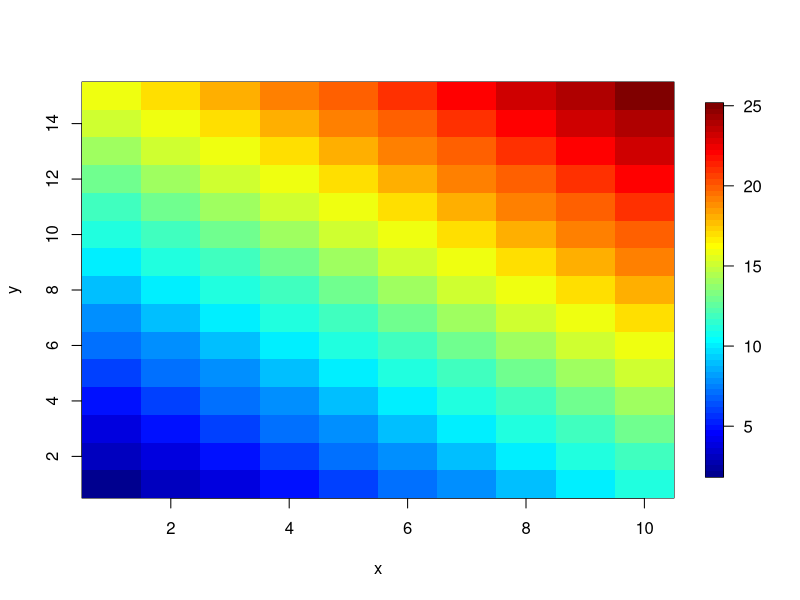
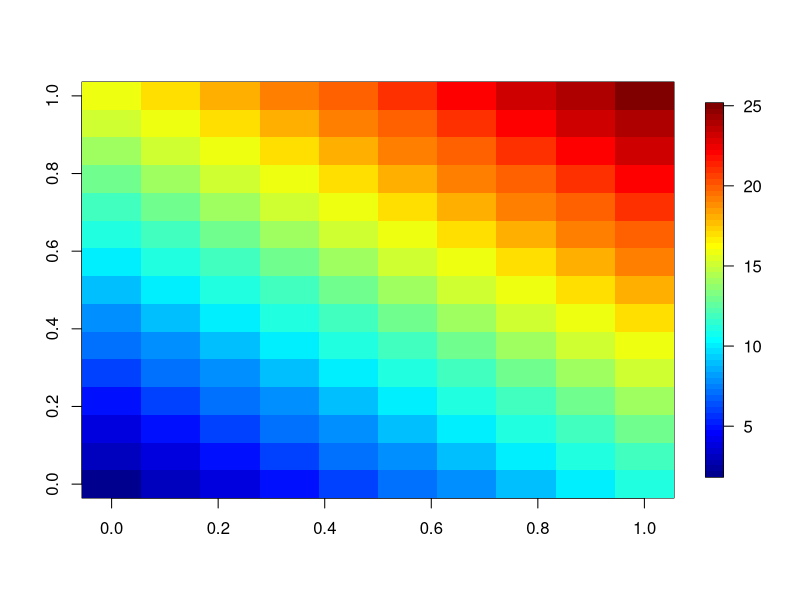
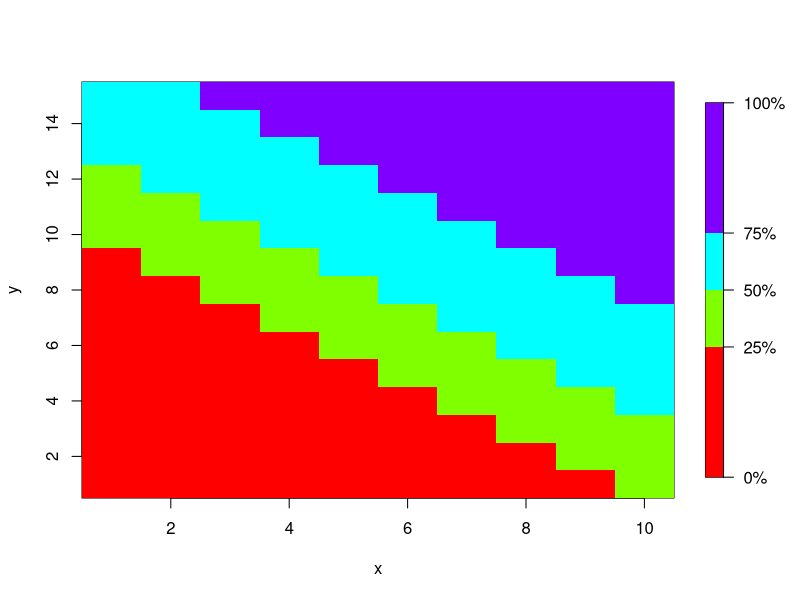
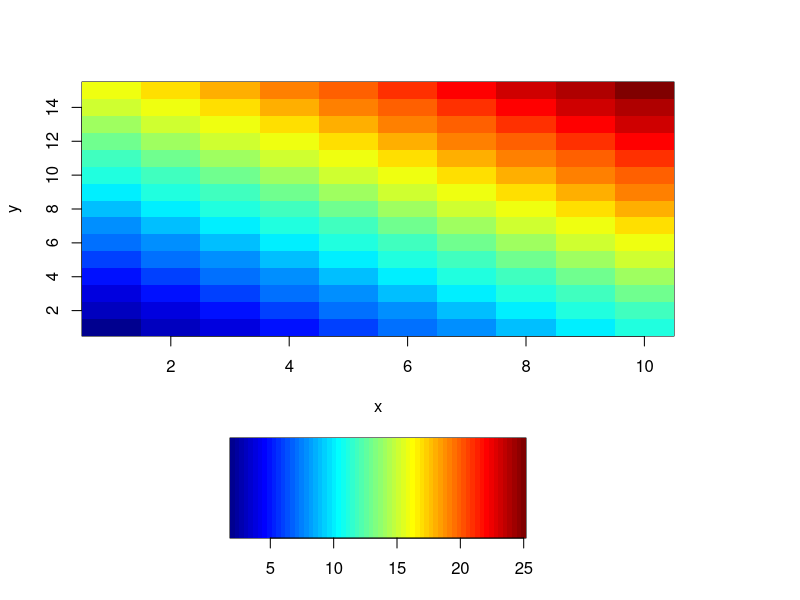
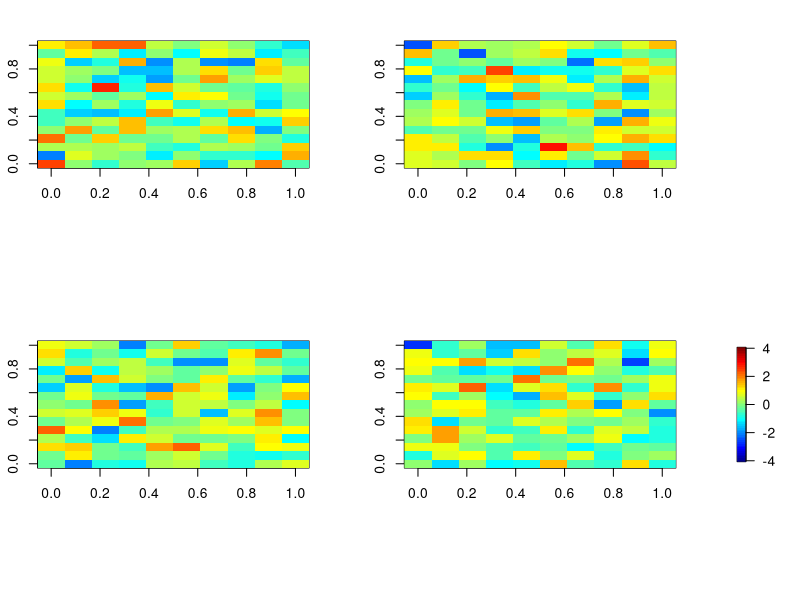
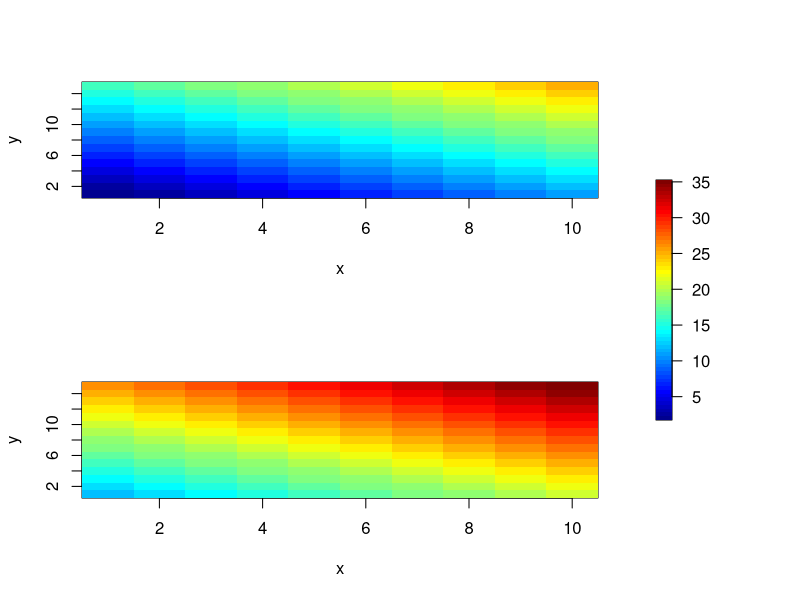
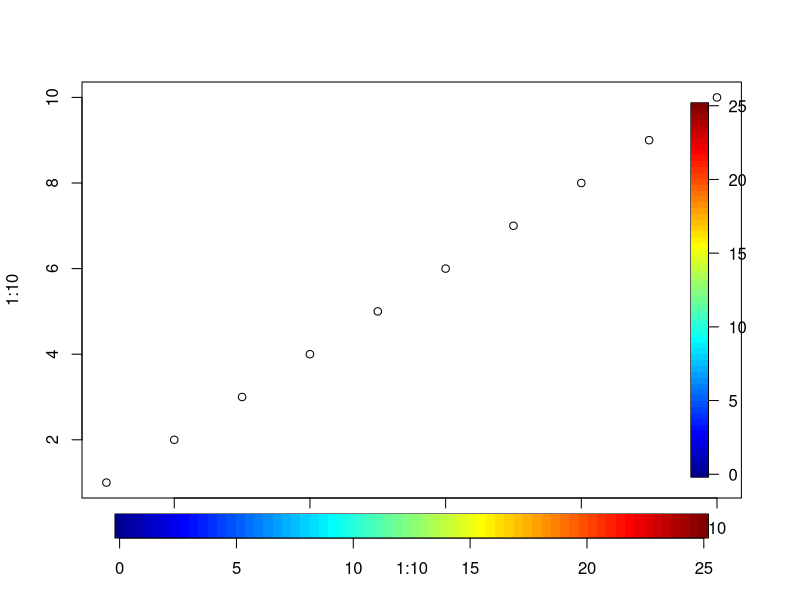
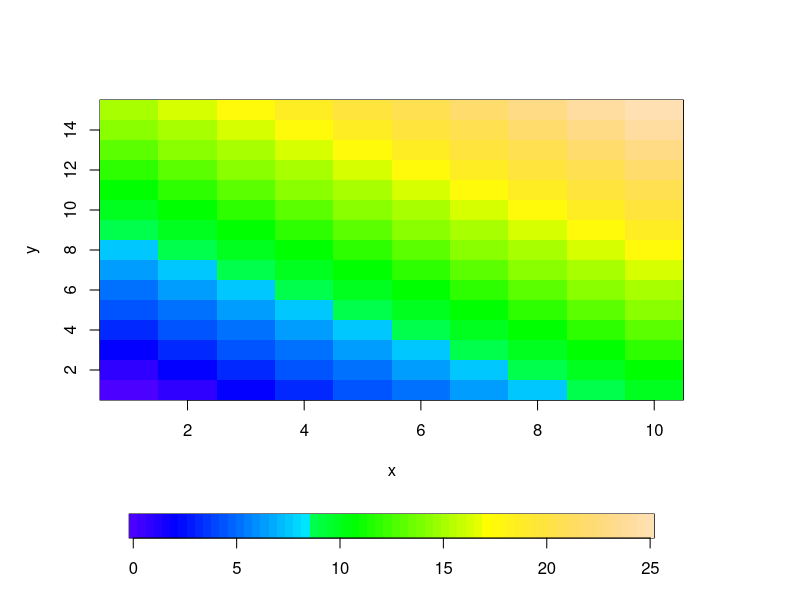

Here is the R script that generated these plots, in order: (Note: this script raises an error after producing the figures.)
library(fields)
x<- 1:10; y<- 1:15; z<- outer( x,y,"+") 

image.plot(x,y,z) 
image.plot(z) 
# or obj<- list( x=x,y=y,z=z); image.plot(obj)
# now add some points on diagonal with some clipping anticipated 
points( 5:12, 5:12, pch="X", cex=3)

# adding breaks and distinct colors
#        (lab.breaks are optional)

brk<- quantile( c(z))
image.plot(x,y,z, breaks=brk, col=rainbow(4), 
           lab.breaks=names(brk))

#
#fat (5 characters wide) and short (50% of figure)  color bar on the bottom
image.plot( x,y,z,legend.width=5, legend.shrink=.5, horizontal=TRUE) 

set.panel()

# Here is quick but quirky way to add a common legend to several plots. 
# The idea is leave some room in the margin and then over plot in this margin

par(oma=c( 0,0,0,4)) # margin of 4 spaces width at right hand side
set.panel( 2,2) # 2X2 matrix of plots

# now draw all your plots using usual image command
for (  k in 1:4){
  image( matrix( rnorm(150), 10,15), zlim=c(-4,4), col=tim.colors())
}

par(oma=c( 0,0,0,1))# reset margin to be much smaller.
image.plot( legend.only=TRUE, zlim=c(-4,4)) 

# image.plot tricked into  plotting in margin of old setting 

set.panel() # reset plotting device

#
# Here is a more learned strategy to add a common legend to a panel of
# plots  consult the split.screen help file for more explanations.
# For this example we  draw two
# images top and bottom and add a single legend color bar on the right side 


# first divide screen into the figure region and legend colorbar on the 
# right to put a legend. 

split.screen( rbind(c(0, .8,0,1), c(.8,1,0,1)))

# now divide up the figure region 
split.screen(c(2,1), screen=1)-> ind

zr<- range( 2,35)
# first image
screen( ind[1])
image( x,y,z, col=tim.colors(), zlim=zr)

# second image
screen( ind[2])
image( x,y,z+10, col=tim.colors(), zlim =zr)

# move to skinny region on right and draw the legend strip 
screen( 2)
image.plot( zlim=zr,legend.only=TRUE, smallplot=c(.1,.2, .3,.7),
            col=tim.colors())

close.screen( all=TRUE)

# you can always add a legend arbitrarily to any plot;
# note that here the plot is too big for the vertical strip but the
# horizontal fits nicely.
plot( 1:10, 1:10)
image.plot( zlim=c(0,25), legend.only=TRUE)
image.plot( zlim=c(0,25), legend.only=TRUE, horizontal =TRUE)

# combining the  usual image function and adding a legend
# first change margin for some more room
## Not run: 
par( mar=c(10,5,5,5))
image( x,y,z, col=topo.colors(64))
image.plot( zlim=c(0,25), nlevel=64,legend.only=TRUE, horizontal=TRUE,
            col=topo.colors(64))
## End(Not run)
#
# 
# sorting out the difference in formatting between matrix storage 
# and the image plot depiction

A<- matrix( 1:48, ncol=6)
# Note that matrix(c(A), ncol=6) == A
image.plot(1:8, 1:6, A)
# add labels to each box 
text( c( row(A)), c( col(A)), A)
# and the indices ...
text( c( row(A)), c( col(A))-.25,  
      paste( "(", c(row(A)), ",",c(col(A)),")", sep=""), col="grey")

# "columns" of A are horizontal and rows are ordered from bottom to top!
#
# matrix in its usual tabular form where the rows are y  and columns are x

image.plot( t( A[6:1,]), axes=FALSE, col=rgb("white","red"))
